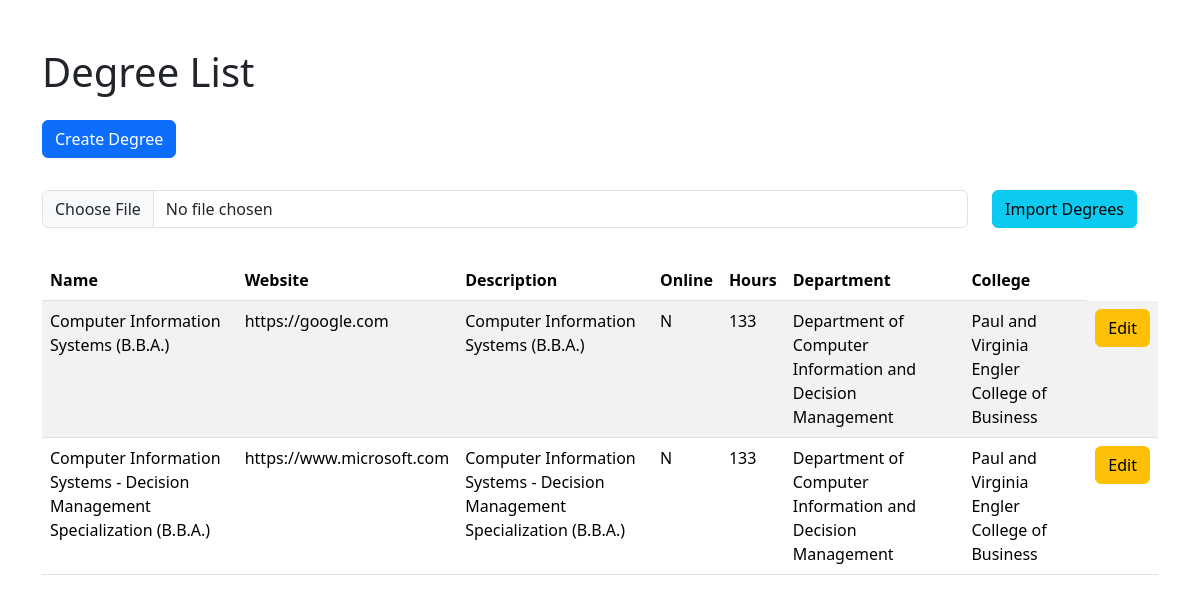
Screenshot of /degrees/ with the database file from the repository.
### data/models.py (models this page shows, shortened)
class Degree(models.Model):
    degree_name = models.CharField(max_length=100, help_text="The name of the Degree.")
    degree_description = models.CharField(
        blank=True,
        null=True,
        max_length=200,
        help_text="The description of the Degree.",
    )
    degree_website = models.URLField(
        blank=True, null=True, help_text="The website of the Degree."
    )
    online_degree = models.BooleanField(default=False)
    total_hours = models.IntegerField()
    department = models.ForeignKey(Department, on_delete=models.CASCADE)

class Department(models.Model):
    department_name = models.CharField(
        max_length=100, help_text="The name of the Department."
    )
    department_description = models.CharField(
        blank=True,
        null=True,
        max_length=200,
        help_text="The description of the Department.",
    )
    department_website = models.URLField(
        blank=True, null=True, help_text="The website of the Department."
    )
    college = models.ForeignKey(College, on_delete=models.CASCADE)

class College(models.Model):
    college_name = models.CharField(
        max_length=100, help_text="The name of the College."
    )
    college_website = models.URLField(
        blank=True, null=True, help_text="The website of the College."
    )
    college_description = models.CharField(
        blank=True,
        null=True,
        max_length=200,
        help_text="The description of the College.",
    )

### data/views.py (the view)
# urls.py: path("degrees/", views.degree_list, name="degree_list"),
def degree_list(request):
    degrees = Degree.objects.select_related("department").all()
    return render(request, "degree/degree-list.html", {"degrees": degrees})

### data/templates/degree/degree-list.html (shortened to what this page needs)
{% extends 'base.html' %}
{% block content %}
<h1 class="display-6 mb-4">Degree List</h1>
<a href="/degrees/new" class="btn btn-primary mb-3">Create Degree</a>
<form method="post" action="/degrees/import" enctype="multipart/form-data" class="my-3">
    <div class="row">
        <div class="col-10">
            <input class="form-control" type="file" id="csv_file" name="csv_file">
        </div>
        <div class="col-2">
            <button class="btn btn-info mb-3">Import Degrees</button>
        </div>
    </div>
</form>
<table class="table table-striped">
    <thead>
        <tr>
            <th scope="col">Name</th>
            <th scope="col">Website</th>
            <th scope="col">Description</th>
            <th scope="col">Online</th>
            <th scope="col">Hours</th>
            <th scope="col">Department</th>
            <th scope="col">College</th>
        </tr>
    </thead>
    <tbody>
        {% for degree in degrees %}
        <tr>
            <td>{{ degree.degree_name }}</td>
            <td>{{ degree.degree_website }}</td>
            <td>{{ degree.degree_description }}</td>
            <td>{{ degree.online_degrree|yesno:"Y,N" }}</td>
            <td>{{ degree.total_hours }}</td>
            <td>{{ degree.department.department_name }}</td>
            <td>{{ degree.department.college.college_name }}</td>
            <td><a href="/degrees/{{ degree.id }}" class="btn btn-warning">Edit</a></td>
        </tr>
        {% endfor %}
    </tbody>
</table>
{% endblock %}

### rows the page displays
Degree: degree_name "Computer Information Systems (B.B.A.)", degree_website "https://google.com", degree_description "Computer Information Systems (B.B.A.)", online_degrree "N", total_hours "133", department.department_name "Department of Computer Information and Decision Management", department.college.college_name "Paul and Virginia Engler College of Business"
Degree: degree_name "Computer Information Systems - Decision Management Specialization (B.B.A.)", degree_website "https://www.microsoft.com", degree_description "Computer Information Systems - Decision Management Specialization (B.B.A.)", online_degrree "N", total_hours "133", department.department_name "Department of Computer Information and Decision Management", department.college.college_name "Paul and Virginia Engler College of Business"
